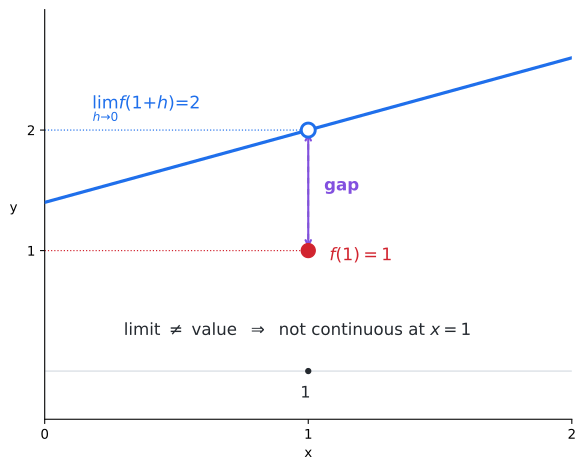

The Python source for this figure:
#!/usr/bin/env python3
"""Static figure for 09강 3기 04강 — why lim_{h->0} f(x+h) = f(x) means
"continuity" (lecture section 9). The curve approaches 2 at x=1 from both
sides, but the function value is f(1)=1 (a separate dot), so the limit (2)
and the value (1) disagree: not continuous. Renders next to itself as an SVG.

Reproduce:
  uv run --with matplotlib --with numpy python discontinuity-limit-gap-03-season-04-09.py
"""
from pathlib import Path
import numpy as np
import matplotlib.pyplot as plt

OUT = Path(__file__).with_suffix(".svg")

# A smooth curve whose value at x=1 we will *override* to create a hole.
# Use g(x) = 2 + 0.6*(x-1) so that g(1) = 2 (the limit), slope is gentle.
def g(x):
    return 2.0 + 0.6 * (x - 1.0)

xL = np.linspace(0.0, 1.0, 200)   # left branch, up to (but not incl.) x=1
xR = np.linspace(1.0, 2.0, 200)   # right branch, from x=1 on

fig, ax = plt.subplots(figsize=(6.2, 5.0))

# the curve heading toward 2 from both sides
ax.plot(xL, g(xL), color="#1f6feb", lw=2.4, zorder=3)
ax.plot(xR, g(xR), color="#1f6feb", lw=2.4, zorder=3)

# the limit point (2): open circle — the curve approaches it but the value
# is defined elsewhere
ax.scatter([1], [2.0], facecolors="white", edgecolors="#1f6feb",
           s=110, lw=2.2, zorder=5)
# the actual function value f(1)=1: a separate filled dot below
ax.scatter([1], [1.0], facecolors="#d1242f", edgecolors="#d1242f",
           s=110, zorder=6)

# guide lines marking the gap between limit (2) and value (1) at x=1
ax.plot([1, 1], [1.0, 2.0], color="#6e7781", lw=1.4, ls=(0, (3, 3)), zorder=2)
ax.annotate("", xy=(1, 2.0), xytext=(1, 1.0),
            arrowprops=dict(arrowstyle="<->", color="#8250df", lw=1.6))
ax.text(1.06, 1.5, "gap", color="#8250df", fontsize=12.5, weight="bold")

# horizontal dashes to the y-axis for the two values
for y, c in [(2.0, "#1f6feb"), (1.0, "#d1242f")]:
    ax.plot([0, 1], [y, y], color=c, lw=0.9, ls=":", zorder=1)

# annotations: the limit and the value
ax.text(0.18, 2.18, r"$\lim_{h\to 0} f(1+h) = 2$", color="#1f6feb", fontsize=13)
ax.text(1.08, 0.92, r"$f(1) = 1$", color="#d1242f", fontsize=13)
ax.text(0.30, 0.30,
        r"limit $\neq$ value  $\Rightarrow$  not continuous at $x=1$",
        color="#24292f", fontsize=12.5)

# tick at x=1
ax.scatter([1], [0], s=14, color="#24292f", zorder=4)
ax.text(0.97, -0.22, r"$1$", fontsize=12, color="#24292f")

ax.set_xlim(0.0, 2.0)
ax.set_ylim(-0.4, 3.0)
ax.set_xlabel("x")
ax.set_ylabel("y", rotation=0, labelpad=10)
ax.axhline(0, color="#d0d7de", lw=0.8, zorder=0)
ax.axvline(0, color="#d0d7de", lw=0.8, zorder=0)
ax.set_xticks([0, 1, 2])
ax.set_yticks([1, 2])
for s in ["top", "right"]:
    ax.spines[s].set_visible(False)
fig.tight_layout()
fig.savefig(OUT, format="svg", bbox_inches="tight")
print(f"wrote {OUT}  (limit at x=1 -> {g(1.0):.1f}, value f(1)=1.0, gap=1.0)")
